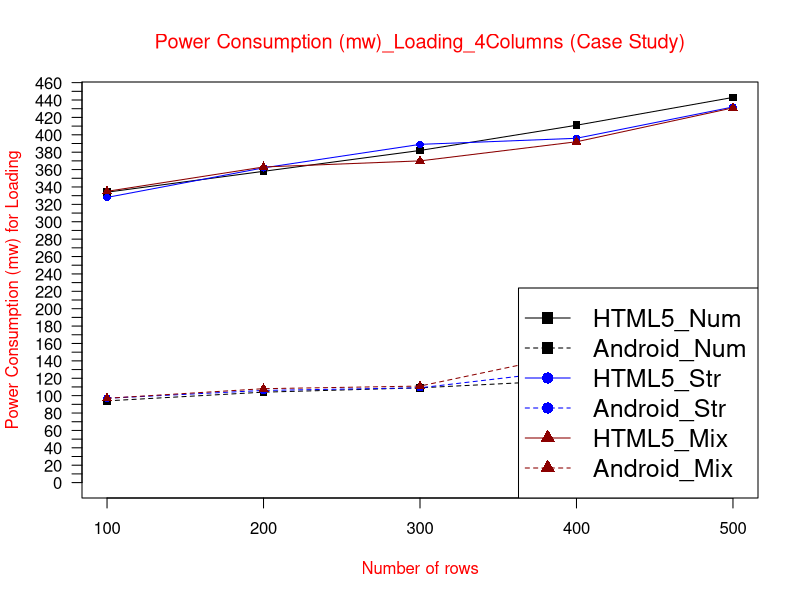

This chart was generated by the following R code:
data <- read.table("(CS)PCloading4col.txt", header = TRUE)

max_y <- max(data)
plot_colors <- c("black", "blue", "red4")
png(filename="(CS)PCloading4col.png", height = 1000, width = 1450, bg = "white")
plot(data$HTML5_Num, type = "o", col = plot_colors[1], pch=15,  ylim=c(0,max_y), axes=FALSE, ann=FALSE)
axis(1, at=1:5, lab=c("100", "200", "300", "400", "500"))
axis(2, las=1, at=10*0:max_y, cex.axis = 1)

box()
lines(data$Android_Num, type="o", pch=15, lty=2, col=plot_colors[1])
lines(data$HTML5_Str, type="o", pch=16, lty=1,  col=plot_colors[2])
lines(data$Android_Str, type="o", pch=16, lty=2,  col=plot_colors[2])   
lines(data$HTML5_Mix, type="o", pch=17, lty=1, col=plot_colors[3])
lines(data$Android_Mix, type="o", pch=17, lty=2,   col=plot_colors[3])

title(main="Power Consumption (mw)_Loading_4Columns (Case Study)", col.main="red", font.main=6)
title(xlab= "Number of rows", col.lab="red")
title(ylab= "Power Consumption (mw) for Loading", col.lab="red")
legend('bottomright', max_y, names(data), cex=1.5, col=c("black", "black","blue", "blue","red4","red4"), pch=c(15,15,16,16,17,17), lty=c(1,2,1,2,1,2));

dev.off()
